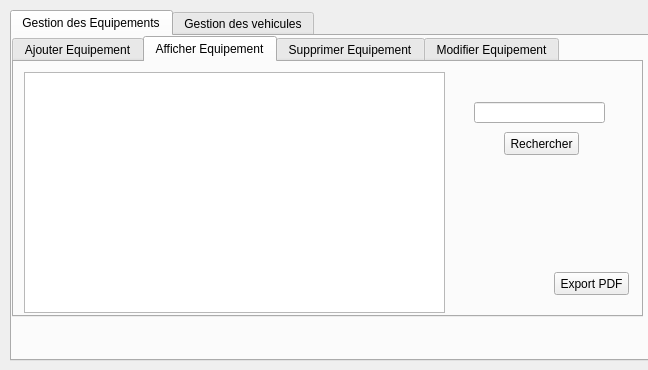
<?xml version="1.0" encoding="UTF-8"?>
<ui version="4.0">
 <class>Dialog</class>
 <widget class="QDialog" name="Dialog">
  <property name="geometry">
   <rect>
    <x>0</x>
    <y>0</y>
    <width>648</width>
    <height>370</height>
   </rect>
  </property>
  <property name="windowTitle">
   <string>Dialog</string>
  </property>
  <widget class="QTabWidget" name="tabWidget">
   <property name="geometry">
    <rect>
     <x>10</x>
     <y>10</y>
     <width>661</width>
     <height>351</height>
    </rect>
   </property>
   <property name="currentIndex">
    <number>0</number>
   </property>
   <widget class="QWidget" name="tab">
    <attribute name="title">
     <string>Gestion des Equipements</string>
    </attribute>
    <widget class="QTabWidget" name="tabWidget_2">
     <property name="geometry">
      <rect>
       <x>0</x>
       <y>0</y>
       <width>631</width>
       <height>281</height>
      </rect>
     </property>
     <property name="currentIndex">
      <number>1</number>
     </property>
     <widget class="QWidget" name="tab_3">
      <attribute name="title">
       <string>Ajouter Equipement</string>
      </attribute>
      <widget class="QGroupBox" name="groupBox">
       <property name="geometry">
        <rect>
         <x>30</x>
         <y>20</y>
         <width>511</width>
         <height>211</height>
        </rect>
       </property>
       <property name="title">
        <string>Ajout</string>
       </property>
       <widget class="QLabel" name="label">
        <property name="geometry">
         <rect>
          <x>40</x>
          <y>30</y>
          <width>47</width>
          <height>14</height>
         </rect>
        </property>
        <property name="text">
         <string>ID</string>
        </property>
       </widget>
       <widget class="QLabel" name="label_2">
        <property name="geometry">
         <rect>
          <x>40</x>
          <y>80</y>
          <width>47</width>
          <height>14</height>
         </rect>
        </property>
        <property name="text">
         <string>Nom </string>
        </property>
       </widget>
       <widget class="QLabel" name="label_3">
        <property name="geometry">
         <rect>
          <x>40</x>
          <y>130</y>
          <width>47</width>
          <height>14</height>
         </rect>
        </property>
        <property name="text">
         <string>Quantité</string>
        </property>
       </widget>
       <widget class="QLineEdit" name="le_id">
        <property name="geometry">
         <rect>
          <x>140</x>
          <y>30</y>
          <width>113</width>
          <height>20</height>
         </rect>
        </property>
       </widget>
       <widget class="QLineEdit" name="le_nomE">
        <property name="geometry">
         <rect>
          <x>140</x>
          <y>80</y>
          <width>113</width>
          <height>20</height>
         </rect>
        </property>
       </widget>
       <widget class="QLineEdit" name="le_qte">
        <property name="geometry">
         <rect>
          <x>140</x>
          <y>130</y>
          <width>113</width>
          <height>20</height>
         </rect>
        </property>
       </widget>
       <widget class="QPushButton" name="pb_ajouter">
        <property name="geometry">
         <rect>
          <x>380</x>
          <y>170</y>
          <width>75</width>
          <height>23</height>
         </rect>
        </property>
        <property name="text">
         <string>Ajouter</string>
        </property>
       </widget>
      </widget>
     </widget>
     <widget class="QWidget" name="tab_4">
      <attribute name="title">
       <string>Afficher Equipement</string>
      </attribute>
      <widget class="QTableView" name="tab_equipement">
       <property name="geometry">
        <rect>
         <x>10</x>
         <y>10</y>
         <width>421</width>
         <height>241</height>
        </rect>
       </property>
      </widget>
      <widget class="QLineEdit" name="le_searched_eq">
       <property name="geometry">
        <rect>
         <x>460</x>
         <y>40</y>
         <width>131</width>
         <height>21</height>
        </rect>
       </property>
      </widget>
      <widget class="QPushButton" name="pb_search_eq">
       <property name="geometry">
        <rect>
         <x>490</x>
         <y>70</y>
         <width>75</width>
         <height>23</height>
        </rect>
       </property>
       <property name="text">
        <string>Rechercher</string>
       </property>
      </widget>
      <widget class="QPushButton" name="pb_exportpdf_eq">
       <property name="geometry">
        <rect>
         <x>540</x>
         <y>210</y>
         <width>75</width>
         <height>23</height>
        </rect>
       </property>
       <property name="text">
        <string>Export PDF</string>
       </property>
      </widget>
     </widget>
     <widget class="QWidget" name="tab_5">
      <attribute name="title">
       <string>Supprimer Equipement</string>
      </attribute>
      <widget class="QLabel" name="label_4">
       <property name="geometry">
        <rect>
         <x>50</x>
         <y>60</y>
         <width>81</width>
         <height>16</height>
        </rect>
       </property>
       <property name="text">
        <string>Identifiant</string>
       </property>
      </widget>
      <widget class="QLineEdit" name="le_id_supp">
       <property name="geometry">
        <rect>
         <x>140</x>
         <y>60</y>
         <width>113</width>
         <height>20</height>
        </rect>
       </property>
      </widget>
      <widget class="QPushButton" name="pb_supprimer">
       <property name="geometry">
        <rect>
         <x>260</x>
         <y>150</y>
         <width>75</width>
         <height>23</height>
        </rect>
       </property>
       <property name="text">
        <string>Supprimer</string>
       </property>
      </widget>
     </widget>
     <widget class="QWidget" name="tab_6">
      <attribute name="title">
       <string>Modifier Equipement</string>
      </attribute>
      <widget class="QGroupBox" name="groupBox_3">
       <property name="geometry">
        <rect>
         <x>40</x>
         <y>30</y>
         <width>511</width>
         <height>211</height>
        </rect>
       </property>
       <property name="title">
        <string>Modifier</string>
       </property>
       <widget class="QLabel" name="label_9">
        <property name="geometry">
         <rect>
          <x>40</x>
          <y>30</y>
          <width>47</width>
          <height>14</height>
         </rect>
        </property>
        <property name="text">
         <string>ID</string>
        </property>
       </widget>
       <widget class="QLabel" name="label_10">
        <property name="geometry">
         <rect>
          <x>40</x>
          <y>80</y>
          <width>81</width>
          <height>16</height>
         </rect>
        </property>
        <property name="text">
         <string>Nouveau Nom </string>
        </property>
       </widget>
       <widget class="QLabel" name="label_11">
        <property name="geometry">
         <rect>
          <x>40</x>
          <y>130</y>
          <width>91</width>
          <height>16</height>
         </rect>
        </property>
        <property name="text">
         <string>Nouvelle Quantité</string>
        </property>
       </widget>
       <widget class="QLineEdit" name="le_id_mod">
        <property name="geometry">
         <rect>
          <x>140</x>
          <y>30</y>
          <width>113</width>
          <height>20</height>
         </rect>
        </property>
       </widget>
       <widget class="QLineEdit" name="le_nomE_mod">
        <property name="geometry">
         <rect>
          <x>140</x>
          <y>80</y>
          <width>113</width>
          <height>20</height>
         </rect>
        </property>
       </widget>
       <widget class="QLineEdit" name="le_qte_mod">
        <property name="geometry">
         <rect>
          <x>140</x>
          <y>130</y>
          <width>113</width>
          <height>20</height>
         </rect>
        </property>
       </widget>
       <widget class="QPushButton" name="pb_modifier_e">
        <property name="geometry">
         <rect>
          <x>380</x>
          <y>170</y>
          <width>75</width>
          <height>23</height>
         </rect>
        </property>
        <property name="text">
         <string>Modifier</string>
        </property>
       </widget>
      </widget>
     </widget>
    </widget>
   </widget>
   <widget class="QWidget" name="tab_2">
    <attribute name="title">
     <string>Gestion des vehicules</string>
    </attribute>
    <widget class="QTabWidget" name="tabWidget_3">
     <property name="geometry">
      <rect>
       <x>0</x>
       <y>0</y>
       <width>611</width>
       <height>291</height>
      </rect>
     </property>
     <property name="currentIndex">
      <number>1</number>
     </property>
     <widget class="QWidget" name="tab_7">
      <attribute name="title">
       <string>Ajouter Vehicule</string>
      </attribute>
      <widget class="QGroupBox" name="groupBox_2">
       <property name="geometry">
        <rect>
         <x>20</x>
         <y>0</y>
         <width>511</width>
         <height>251</height>
        </rect>
       </property>
       <property name="title">
        <string>Ajout</string>
       </property>
       <widget class="QLabel" name="label_5">
        <property name="geometry">
         <rect>
          <x>40</x>
          <y>30</y>
          <width>47</width>
          <height>14</height>
         </rect>
        </property>
        <property name="text">
         <string>Matricule</string>
        </property>
       </widget>
       <widget class="QLabel" name="label_6">
        <property name="geometry">
         <rect>
          <x>40</x>
          <y>70</y>
          <width>47</width>
          <height>14</height>
         </rect>
        </property>
        <property name="text">
         <string>Marque</string>
        </property>
       </widget>
       <widget class="QLabel" name="label_7">
        <property name="geometry">
         <rect>
          <x>40</x>
          <y>110</y>
          <width>47</width>
          <height>14</height>
         </rect>
        </property>
        <property name="text">
         <string>Modèle</string>
        </property>
       </widget>
       <widget class="QLineEdit" name="le_mat">
        <property name="geometry">
         <rect>
          <x>140</x>
          <y>30</y>
          <width>113</width>
          <height>20</height>
         </rect>
        </property>
       </widget>
       <widget class="QLineEdit" name="le_mar">
        <property name="geometry">
         <rect>
          <x>140</x>
          <y>70</y>
          <width>113</width>
          <height>20</height>
         </rect>
        </property>
       </widget>
       <widget class="QLineEdit" name="le_mod">
        <property name="geometry">
         <rect>
          <x>140</x>
          <y>110</y>
          <width>113</width>
          <height>20</height>
         </rect>
        </property>
       </widget>
       <widget class="QPushButton" name="pb_ajouter_v">
        <property name="geometry">
         <rect>
          <x>400</x>
          <y>200</y>
          <width>75</width>
          <height>23</height>
         </rect>
        </property>
        <property name="text">
         <string>Ajouter</string>
        </property>
       </widget>
       <widget class="QLabel" name="label_15">
        <property name="geometry">
         <rect>
          <x>40</x>
          <y>150</y>
          <width>47</width>
          <height>14</height>
         </rect>
        </property>
        <property name="text">
         <string>Etat</string>
        </property>
       </widget>
       <widget class="QLabel" name="label_16">
        <property name="geometry">
         <rect>
          <x>40</x>
          <y>190</y>
          <width>47</width>
          <height>14</height>
         </rect>
        </property>
        <property name="text">
         <string>Quantité</string>
        </property>
       </widget>
       <widget class="QLineEdit" name="le_eta">
        <property name="geometry">
         <rect>
          <x>140</x>
          <y>150</y>
          <width>113</width>
          <height>21</height>
         </rect>
        </property>
       </widget>
       <widget class="QLineEdit" name="le_qtev">
        <property name="geometry">
         <rect>
          <x>140</x>
          <y>190</y>
          <width>113</width>
          <height>21</height>
         </rect>
        </property>
       </widget>
      </widget>
     </widget>
     <widget class="QWidget" name="tab_8">
      <attribute name="title">
       <string>Afficher Vehicule</string>
      </attribute>
      <widget class="QTableView" name="tab_vehicule">
       <property name="geometry">
        <rect>
         <x>10</x>
         <y>10</y>
         <width>421</width>
         <height>251</height>
        </rect>
       </property>
      </widget>
      <widget class="QPushButton" name="pb_exportpdf_v">
       <property name="geometry">
        <rect>
         <x>510</x>
         <y>220</y>
         <width>75</width>
         <height>23</height>
        </rect>
       </property>
       <property name="text">
        <string>Export PDF</string>
       </property>
      </widget>
      <widget class="QLineEdit" name="le_searched_v">
       <property name="geometry">
        <rect>
         <x>450</x>
         <y>30</y>
         <width>113</width>
         <height>20</height>
        </rect>
       </property>
      </widget>
      <widget class="QPushButton" name="pb_search_v">
       <property name="geometry">
        <rect>
         <x>470</x>
         <y>70</y>
         <width>75</width>
         <height>23</height>
        </rect>
       </property>
       <property name="text">
        <string>Rechercher</string>
       </property>
      </widget>
     </widget>
     <widget class="QWidget" name="tab_9">
      <attribute name="title">
       <string>Supprimer Vehicule</string>
      </attribute>
      <widget class="QLabel" name="label_8">
       <property name="geometry">
        <rect>
         <x>50</x>
         <y>60</y>
         <width>81</width>
         <height>16</height>
        </rect>
       </property>
       <property name="text">
        <string>Matricule</string>
       </property>
      </widget>
      <widget class="QLineEdit" name="le_mat_supp">
       <property name="geometry">
        <rect>
         <x>140</x>
         <y>60</y>
         <width>113</width>
         <height>20</height>
        </rect>
       </property>
      </widget>
      <widget class="QPushButton" name="pb_supprimer_v">
       <property name="geometry">
        <rect>
         <x>260</x>
         <y>150</y>
         <width>75</width>
         <height>23</height>
        </rect>
       </property>
       <property name="text">
        <string>Supprimer</string>
       </property>
      </widget>
     </widget>
     <widget class="QWidget" name="tab_10">
      <attribute name="title">
       <string>Modifier Vehicule</string>
      </attribute>
      <widget class="QGroupBox" name="groupBox_4">
       <property name="geometry">
        <rect>
         <x>30</x>
         <y>30</y>
         <width>511</width>
         <height>211</height>
        </rect>
       </property>
       <property name="title">
        <string>Modifier</string>
       </property>
       <widget class="QLabel" name="label_12">
        <property name="geometry">
         <rect>
          <x>40</x>
          <y>40</y>
          <width>47</width>
          <height>14</height>
         </rect>
        </property>
        <property name="text">
         <string>Matricule</string>
        </property>
       </widget>
       <widget class="QLabel" name="label_13">
        <property name="geometry">
         <rect>
          <x>40</x>
          <y>80</y>
          <width>81</width>
          <height>16</height>
         </rect>
        </property>
        <property name="text">
         <string>Modifer Etat </string>
        </property>
       </widget>
       <widget class="QLabel" name="label_14">
        <property name="geometry">
         <rect>
          <x>40</x>
          <y>130</y>
          <width>91</width>
          <height>16</height>
         </rect>
        </property>
        <property name="text">
         <string>Modifier Quantité</string>
        </property>
       </widget>
       <widget class="QLineEdit" name="le_mat_mod">
        <property name="geometry">
         <rect>
          <x>140</x>
          <y>30</y>
          <width>113</width>
          <height>20</height>
         </rect>
        </property>
       </widget>
       <widget class="QLineEdit" name="le_etat_mod">
        <property name="geometry">
         <rect>
          <x>140</x>
          <y>80</y>
          <width>113</width>
          <height>20</height>
         </rect>
        </property>
       </widget>
       <widget class="QLineEdit" name="le_qtev_mod">
        <property name="geometry">
         <rect>
          <x>140</x>
          <y>130</y>
          <width>113</width>
          <height>20</height>
         </rect>
        </property>
       </widget>
       <widget class="QPushButton" name="pb_modifier_e_2">
        <property name="geometry">
         <rect>
          <x>380</x>
          <y>170</y>
          <width>75</width>
          <height>23</height>
         </rect>
        </property>
        <property name="text">
         <string>Modifier</string>
        </property>
       </widget>
      </widget>
     </widget>
    </widget>
   </widget>
  </widget>
 </widget>
 <resources/>
 <connections/>
</ui>
